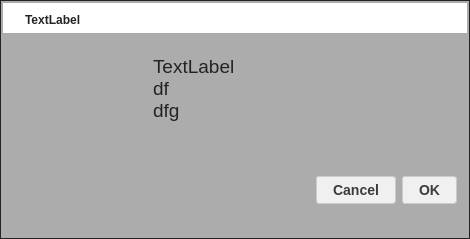
<?xml version="1.0" encoding="UTF-8"?>
<ui version="4.0">
 <class>Dialog</class>
 <widget class="QDialog" name="Dialog">
  <property name="geometry">
   <rect>
    <x>0</x>
    <y>0</y>
    <width>470</width>
    <height>239</height>
   </rect>
  </property>
  <property name="sizePolicy">
   <sizepolicy hsizetype="Fixed" vsizetype="Fixed">
    <horstretch>0</horstretch>
    <verstretch>0</verstretch>
   </sizepolicy>
  </property>
  <property name="minimumSize">
   <size>
    <width>470</width>
    <height>239</height>
   </size>
  </property>
  <property name="maximumSize">
   <size>
    <width>470</width>
    <height>239</height>
   </size>
  </property>
  <property name="windowTitle">
   <string>Dialog</string>
  </property>
  <property name="styleSheet">
   <string notr="true">QMainWindow::separator
{
    background-color: #acacac;
    color: white;
    padding-left: 4px;
    spacing: 2px;
    border: 1px dashed #76797C;
}

QMainWindow::separator:hover
{

    background-color: #787876;
    color: white;
    padding-left: 4px;
    border: 1px solid #76797C;
    spacing: 2px;
}
QToolTip
{
     border: 1px solid black;
     background-color: #D1DBCB;
     padding: 1px;
     border-radius: 3px;
     opacity: 100;
}

QWidget
{
    color: #232323;
    background-color: #acacac;
    selection-background-color:#acacac;
    selection-color: black;
    background-clip: border;
    border-image: none;
    border: 0px transparent black;
    outline: 0;
}

QWidget#border
{
  background-color: #232323;
}


QWidget:item:hover
{
    background-color: #D1DBCB;
    color: black;
}

QWidget:item:selected
{
    background-color: #D1DBCB;
    border: 0px
}

</string>
  </property>
  <layout class="QGridLayout" name="gridLayout_5">
   <property name="leftMargin">
    <number>0</number>
   </property>
   <property name="topMargin">
    <number>0</number>
   </property>
   <property name="rightMargin">
    <number>0</number>
   </property>
   <property name="bottomMargin">
    <number>0</number>
   </property>
   <property name="spacing">
    <number>0</number>
   </property>
   <item row="0" column="0">
    <widget class="QWidget" name="border" native="true">
     <layout class="QGridLayout" name="gridLayout">
      <property name="leftMargin">
       <number>1</number>
      </property>
      <property name="topMargin">
       <number>1</number>
      </property>
      <property name="rightMargin">
       <number>1</number>
      </property>
      <property name="bottomMargin">
       <number>1</number>
      </property>
      <property name="spacing">
       <number>0</number>
      </property>
      <item row="1" column="0">
       <widget class="QWidget" name="content" native="true">
        <layout class="QGridLayout" name="gridLayout_3">
         <property name="leftMargin">
          <number>2</number>
         </property>
         <property name="topMargin">
          <number>2</number>
         </property>
         <property name="rightMargin">
          <number>2</number>
         </property>
         <property name="bottomMargin">
          <number>2</number>
         </property>
         <property name="spacing">
          <number>0</number>
         </property>
         <item row="0" column="0">
          <widget class="QWidget" name="window_bar_outer" native="true">
           <property name="sizePolicy">
            <sizepolicy hsizetype="Preferred" vsizetype="Fixed">
             <horstretch>0</horstretch>
             <verstretch>0</verstretch>
            </sizepolicy>
           </property>
           <property name="minimumSize">
            <size>
             <width>0</width>
             <height>30</height>
            </size>
           </property>
           <property name="maximumSize">
            <size>
             <width>16777215</width>
             <height>30</height>
            </size>
           </property>
           <property name="styleSheet">
            <string notr="true">background-color: #ffffff</string>
           </property>
           <layout class="QHBoxLayout" name="window_bar_outerlayout">
            <property name="topMargin">
             <number>1</number>
            </property>
            <property name="rightMargin">
             <number>4</number>
            </property>
            <property name="bottomMargin">
             <number>14</number>
            </property>
            <item>
             <widget class="QFrame" name="window_bar_inner">
              <property name="sizePolicy">
               <sizepolicy hsizetype="Expanding" vsizetype="Expanding">
                <horstretch>0</horstretch>
                <verstretch>0</verstretch>
               </sizepolicy>
              </property>
              <property name="minimumSize">
               <size>
                <width>0</width>
                <height>30</height>
               </size>
              </property>
              <property name="maximumSize">
               <size>
                <width>16777215</width>
                <height>30</height>
               </size>
              </property>
              <property name="frameShape">
               <enum>QFrame::StyledPanel</enum>
              </property>
              <property name="frameShadow">
               <enum>QFrame::Plain</enum>
              </property>
              <layout class="QHBoxLayout" name="horizontalLayout">
               <property name="leftMargin">
                <number>4</number>
               </property>
               <property name="topMargin">
                <number>2</number>
               </property>
               <property name="rightMargin">
                <number>0</number>
               </property>
               <property name="bottomMargin">
                <number>0</number>
               </property>
               <item>
                <widget class="QFrame" name="title_bar">
                 <layout class="QGridLayout" name="title_bar_layout">
                  <item row="0" column="0">
                   <widget class="QLabel" name="title">
                    <property name="font">
                     <font>
                      <bold>true</bold>
                     </font>
                    </property>
                    <property name="text">
                     <string>TextLabel</string>
                    </property>
                   </widget>
                  </item>
                 </layout>
                </widget>
               </item>
               <item>
                <widget class="QWidget" name="gridWidget_2" native="true">
                 <property name="sizePolicy">
                  <sizepolicy hsizetype="Fixed" vsizetype="Preferred">
                   <horstretch>0</horstretch>
                   <verstretch>0</verstretch>
                  </sizepolicy>
                 </property>
                 <property name="minimumSize">
                  <size>
                   <width>40</width>
                   <height>0</height>
                  </size>
                 </property>
                 <property name="maximumSize">
                  <size>
                   <width>40</width>
                   <height>16777215</height>
                  </size>
                 </property>
                 <layout class="QHBoxLayout" name="horizontalLayout_3">
                  <property name="spacing">
                   <number>0</number>
                  </property>
                  <property name="leftMargin">
                   <number>0</number>
                  </property>
                  <property name="topMargin">
                   <number>0</number>
                  </property>
                  <property name="rightMargin">
                   <number>0</number>
                  </property>
                  <property name="bottomMargin">
                   <number>0</number>
                  </property>
                  <item>
                   <widget class="QPushButton" name="btn_close">
                    <property name="sizePolicy">
                     <sizepolicy hsizetype="Fixed" vsizetype="Fixed">
                      <horstretch>0</horstretch>
                      <verstretch>0</verstretch>
                     </sizepolicy>
                    </property>
                    <property name="minimumSize">
                     <size>
                      <width>20</width>
                      <height>20</height>
                     </size>
                    </property>
                    <property name="styleSheet">
                     <string notr="true">border: none; padding: 2px;</string>
                    </property>
                    <property name="text">
                     <string/>
                    </property>
                    <property name="icon">
                     <iconset resource="resources.qrc">
                      <normaloff>:/qss_icons/themes/darkgray/icons/window_close_sw.svg</normaloff>:/qss_icons/themes/darkgray/icons/window_close_sw.svg</iconset>
                    </property>
                    <property name="checked">
                     <bool>false</bool>
                    </property>
                    <property name="flat">
                     <bool>true</bool>
                    </property>
                   </widget>
                  </item>
                 </layout>
                </widget>
               </item>
              </layout>
             </widget>
            </item>
           </layout>
          </widget>
         </item>
         <item row="1" column="0">
          <layout class="QVBoxLayout" name="verticalLayout">
           <property name="sizeConstraint">
            <enum>QLayout::SetMaximumSize</enum>
           </property>
           <item>
            <widget class="QFrame" name="frame">
             <property name="frameShape">
              <enum>QFrame::StyledPanel</enum>
             </property>
             <property name="frameShadow">
              <enum>QFrame::Raised</enum>
             </property>
             <layout class="QGridLayout" name="gridLayout_4">
              <property name="leftMargin">
               <number>0</number>
              </property>
              <property name="rightMargin">
               <number>0</number>
              </property>
              <property name="bottomMargin">
               <number>0</number>
              </property>
              <property name="spacing">
               <number>0</number>
              </property>
              <item row="0" column="1">
               <widget class="QLabel" name="message">
                <property name="font">
                 <font>
                  <pointsize>14</pointsize>
                 </font>
                </property>
                <property name="text">
                 <string>TextLabel
df
dfg</string>
                </property>
                <property name="wordWrap">
                 <bool>true</bool>
                </property>
               </widget>
              </item>
              <item row="0" column="0">
               <widget class="QLabel" name="icon">
                <property name="minimumSize">
                 <size>
                  <width>150</width>
                  <height>0</height>
                 </size>
                </property>
                <property name="maximumSize">
                 <size>
                  <width>150</width>
                  <height>16777215</height>
                 </size>
                </property>
                <property name="frameShape">
                 <enum>QFrame::Panel</enum>
                </property>
                <property name="text">
                 <string/>
                </property>
                <property name="pixmap">
                 <pixmap resource="resources.qrc">:/qss_icons/themes/darkgray/icons/warning.png</pixmap>
                </property>
               </widget>
              </item>
             </layout>
            </widget>
           </item>
           <item>
            <widget class="QFrame" name="frame_2">
             <property name="frameShape">
              <enum>QFrame::StyledPanel</enum>
             </property>
             <property name="frameShadow">
              <enum>QFrame::Raised</enum>
             </property>
             <layout class="QGridLayout" name="gridLayout_2">
              <property name="leftMargin">
               <number>0</number>
              </property>
              <property name="rightMargin">
               <number>10</number>
              </property>
              <property name="bottomMargin">
               <number>0</number>
              </property>
              <property name="horizontalSpacing">
               <number>6</number>
              </property>
              <property name="verticalSpacing">
               <number>0</number>
              </property>
              <item row="0" column="1">
               <widget class="QPushButton" name="btn1">
                <property name="font">
                 <font>
                  <pointsize>-1</pointsize>
                  <bold>true</bold>
                 </font>
                </property>
                <property name="styleSheet">
                 <string notr="true">QPushButton {
    background-color: #f0f0f0;
    border: 1px solid #ccc;
    color: #3b3b3b;
    text-shadow: 0 1px 1px #fff;
    box-shadow: 0 1px 0 #fff inset;
    font-size: 14px;
    line-height: 1.2;
    text-align: center;
    border-radius: 3px;
    padding: 5px 16px;
}

QPushButton:hover {
   background-color: #fabe32;
}

QPushButton:pressed {
    padding-left: 5px;
    padding-top: 5px;
    background-color: #e3e3e3;
}</string>
                </property>
                <property name="text">
                 <string>Cancel</string>
                </property>
               </widget>
              </item>
              <item row="0" column="2">
               <widget class="QPushButton" name="btn2">
                <property name="font">
                 <font>
                  <pointsize>-1</pointsize>
                  <bold>true</bold>
                 </font>
                </property>
                <property name="styleSheet">
                 <string notr="true">QPushButton {
    background-color: #f0f0f0;
    border: 1px solid #ccc;
    color: #3b3b3b;
    text-shadow: 0 1px 1px #fff;
    box-shadow: 0 1px 0 #fff inset;
    font-size: 14px;
    line-height: 1.2;
    text-align: center;
    border-radius: 3px;
    padding: 5px 16px;
}

QPushButton:hover {
   background-color: #fabe32;
}

QPushButton:pressed {
    padding-left: 5px;
    padding-top: 5px;
    background-color: #e3e3e3;
}</string>
                </property>
                <property name="text">
                 <string>OK</string>
                </property>
               </widget>
              </item>
              <item row="0" column="0">
               <spacer name="horizontalSpacer_3">
                <property name="orientation">
                 <enum>Qt::Horizontal</enum>
                </property>
                <property name="sizeHint" stdset="0">
                 <size>
                  <width>40</width>
                  <height>20</height>
                 </size>
                </property>
               </spacer>
              </item>
             </layout>
            </widget>
           </item>
          </layout>
         </item>
        </layout>
       </widget>
      </item>
     </layout>
    </widget>
   </item>
  </layout>
 </widget>
 <resources>
  <include location="resources.qrc"/>
 </resources>
 <connections/>
</ui>
